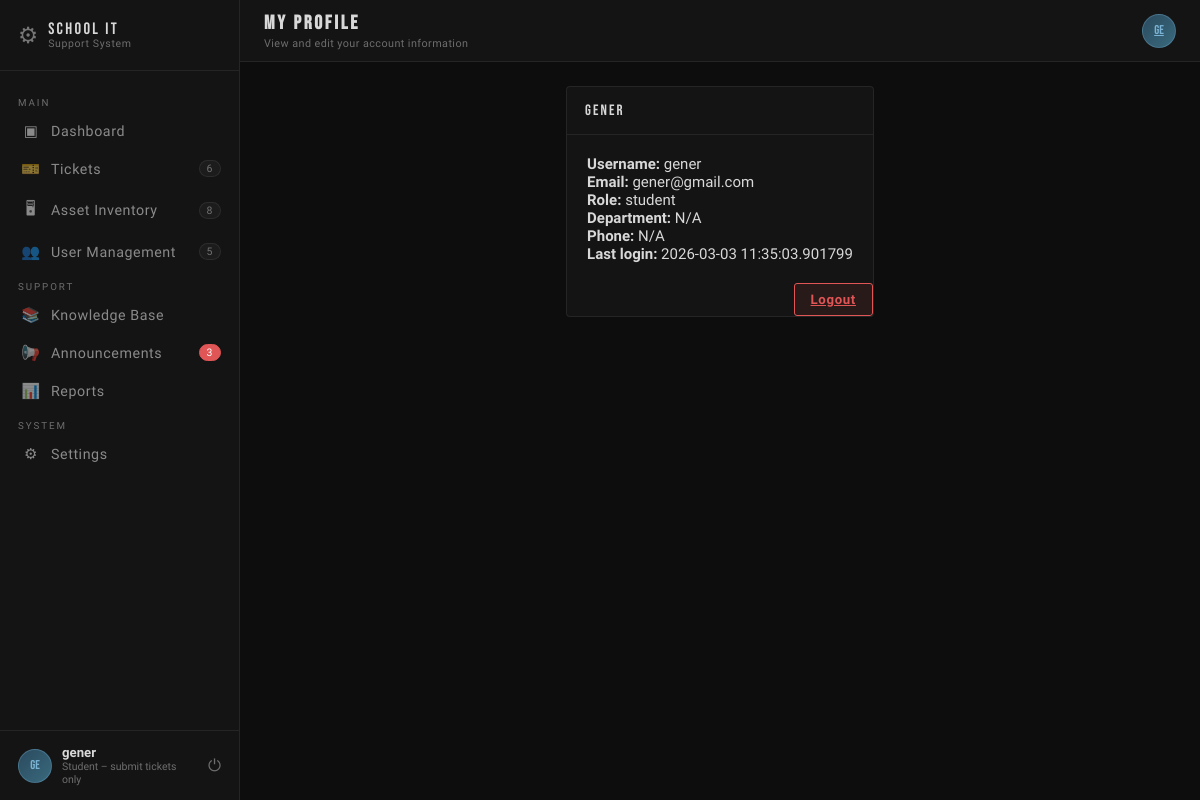
/profile (signed in), run on an earlier commit of the app's database.
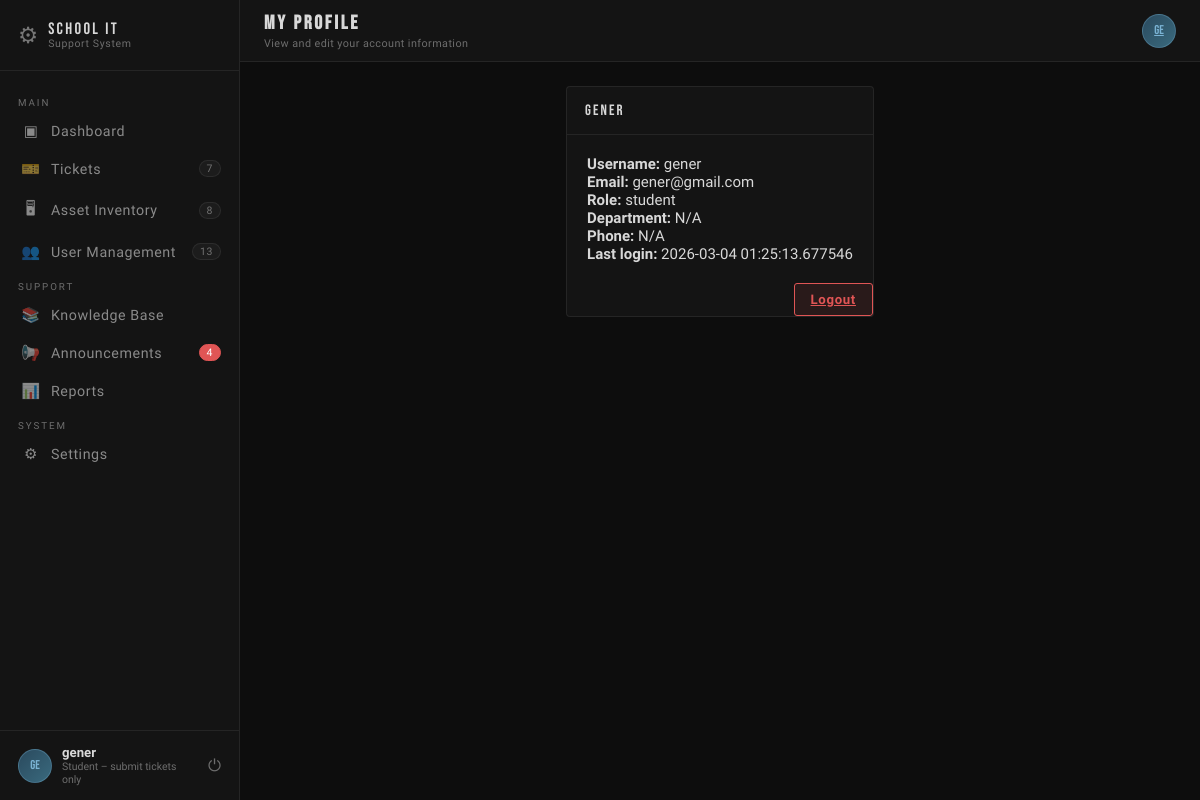
And on a later commit of the database.
### models.py (models this page shows, shortened)
class User(db.Model):
    __tablename__ = 'users'
    id            = db.Column(db.Integer, primary_key=True)
    username      = db.Column(db.String(80),  unique=True, nullable=False)
    email         = db.Column(db.String(120), unique=True, nullable=False)
    password_hash = db.Column(db.String(255), nullable=False)
    full_name     = db.Column(db.String(120), nullable=False)
    role_id       = db.Column(db.Integer, db.ForeignKey('roles.id'), nullable=False)
    department    = db.Column(db.String(100))
    phone         = db.Column(db.String(20))
    is_active     = db.Column(db.Boolean, default=True)
    last_login    = db.Column(db.DateTime)
    created_at    = db.Column(db.DateTime, default=datetime.utcnow)
    updated_at    = db.Column(db.DateTime, default=datetime.utcnow, onupdate=datetime.utcnow)
    role                = db.relationship('Role', back_populates='users')
    submitted_tickets   = db.relationship('Ticket', foreign_keys='Ticket.requester_id',   back_populates='requester',  lazy='dynamic')
    assigned_tickets    = db.relationship('Ticket', foreign_keys='Ticket.assigned_to_id', back_populates='assigned_to', lazy='dynamic')
    comments            = db.relationship('TicketComment',        back_populates='author',     lazy='dynamic')
    assets_assigned     = db.relationship('Asset',                back_populates='assigned_to', lazy='dynamic')
    maintenance_logs    = db.relationship('AssetMaintenance',     back_populates='performed_by', lazy='dynamic')
    kb_articles         = db.relationship('KnowledgeBaseArticle', back_populates='author',      lazy='dynamic')
    announcements       = db.relationship('Announcement',         back_populates='author',      lazy='dynamic')
    notifications       = db.relationship('Notification',         back_populates='user',        lazy='dynamic')
    audit_logs          = db.relationship('AuditLog',             back_populates='user',        lazy='dynamic')

class Role(db.Model):
    __tablename__ = 'roles'
    id          = db.Column(db.Integer, primary_key=True)
    name        = db.Column(db.String(50), unique=True, nullable=False)   # admin | it_staff | faculty | student
    description = db.Column(db.String(200))
    created_at  = db.Column(db.DateTime, default=datetime.utcnow)
    users = db.relationship('User', back_populates='role', lazy='dynamic')

### main.py (the view)
    @app.route('/profile')
    def profile_page():
        if 'user_id' not in session:
            return redirect(url_for('login'))
        from models import User
        user = User.query.get(session['user_id'])
        if not user:
            return redirect(url_for('login'))
        return render_template('profile.html', user=user)

### templates/profile.html (shortened to what this page needs)
{% extends 'base.html' %}
{% block page_heading %}My Profile{% endblock %}
{% block page_sub %}View and edit your account information{% endblock %}
{% block content %}
<div class="panel" style="max-width:600px; margin:auto">
  <div class="panel__head"><span class="panel__title">{{ user.full_name }}</span></div>
  <div class="panel__body" style="padding:20px">
    <p><strong>Username:</strong> {{ user.username }}</p>
    <p><strong>Email:</strong> {{ user.email }}</p>
    <p><strong>Role:</strong> {{ user.role.name if user.role else 'N/A' }}</p>
    <p><strong>Department:</strong> {{ user.department or 'N/A' }}</p>
    <p><strong>Phone:</strong> {{ user.phone or 'N/A' }}</p>
    <p><strong>Last login:</strong> {{ user.last_login or 'Never' }}</p>
  </div>
  <div class="panel__foot" style="text-align:right">
    <a href="{{ url_for('logout_page') }}" class="btn btn-danger">Logout</a>
  </div>
</div>
{% endblock %}

### templates/base.html (shortened to what this page needs)
<!DOCTYPE html>
<html lang="en">
<head>
  <link rel="stylesheet" href="{{ url_for('static', filename='css/pages.css') }}"/>
</head>
<body>
<aside class="sidebar" id="sidebar">
  <div class="sidebar__brand"><span class="brand-gear">⚙</span><div class="brand-text"><span class="brand-title">SCHOOL IT</span><span class="brand-sub">Support System</span></div></div>
  <nav class="sidebar__nav">
    <p class="nav-section-label">MAIN</p>
    <a href="{{ url_for('dashboard') }}" class="nav-item{% if request.path == url_for('dashboard') %} active{% endif %}"><span class="nav-icon">▣</span> Dashboard</a>
    <a href="{{ url_for('tickets_page') }}" class="nav-item{% if request.path.startswith('/tickets') %} active{% endif %}"><span class="nav-icon">🎫</span> Tickets{% if ticket_count %}<span class="nav-badge">{{ ticket_count }}</span>{% endif %}</a>
    <a href="{{ url_for('assets_page') }}" class="nav-item{% if request.path.startswith('/assets') %} active{% endif %}"><span class="nav-icon">🖥</span> Asset Inventory{% if asset_count %}<span class="nav-badge">{{ asset_count }}</span>{% endif %}</a>
    <a href="{{ url_for('users_page') }}" class="nav-item{% if request.path.startswith('/users') %} active{% endif %}"><span class="nav-icon">👥</span> User Management{% if user_count %}<span class="nav-badge">{{ user_count }}</span>{% endif %}</a>
    <p class="nav-section-label">SUPPORT</p>
    <a href="{{ url_for('kb_page') }}" class="nav-item{% if request.path.startswith('/kb') %} active{% endif %}"><span class="nav-icon">📚</span> Knowledge Base</a>
    <a href="{{ url_for('announcements_page') }}" class="nav-item{% if request.path.startswith('/announcements') %} active{% endif %}"><span class="nav-icon">📢</span> Announcements{% if announcement_count %}<span class="nav-badge new">{{ announcement_count }}</span>{% endif %}</a>
    <a href="{{ url_for('reports_page') }}" class="nav-item{% if request.path.startswith('/reports') %} active{% endif %}"><span class="nav-icon">📊</span> Reports</a>
    <p class="nav-section-label">SYSTEM</p>
    <a href="#" class="nav-item"><span class="nav-icon">⚙</span> Settings</a>
  </nav>
  <div class="sidebar__footer">
    <div class="user-avatar">{{ current_user.username[:2].upper() if current_user }}</div>
    <div class="user-meta"><span class="user-name">{{ current_user.full_name if current_user }}</span><span class="user-role">{{ current_user.role.description if current_user and current_user.role }}</span></div>
    <a href="{{ url_for('logout_page') }}" class="logout-btn">⏻</a>
  </div>
</aside>
<div class="main">
  <header class="topbar">
    <div class="topbar__left"><h2 class="page-heading">{% block page_heading %}{% endblock %}</h2><span class="page-sub">{% block page_sub %}{% endblock %}</span></div>
    <div class="topbar__right">
      <a href="{{ url_for('profile_page') }}" class="topbar-avatar" title="Profile">{{ current_user.username[:2].upper() if current_user }}</a>
    </div>
  </header>
  <div class="page-content">
    {% block content %}{% endblock %}
  </div>
</div>
</body>
</html>

What changed in the data, as far as the page shows it:
changed User "gener": last_login "2026-03-03 11:35:03.901799" → "2026-03-04 01:25:13.677546"
Also different on the page:
{{ ticket_count }}: "6" → "7"
{{ user_count }}: "5" → "13"
{{ announcement_count }}: "3" → "4"
